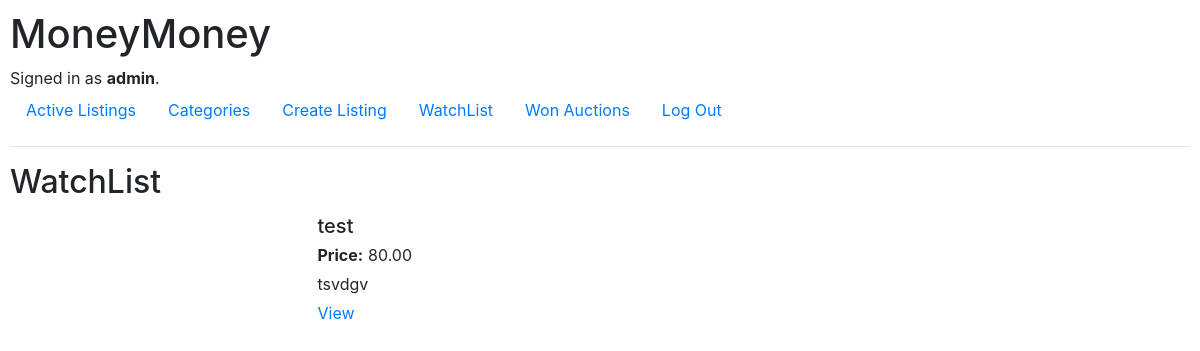
Page /watchlist (signed in) on the earlier database version.
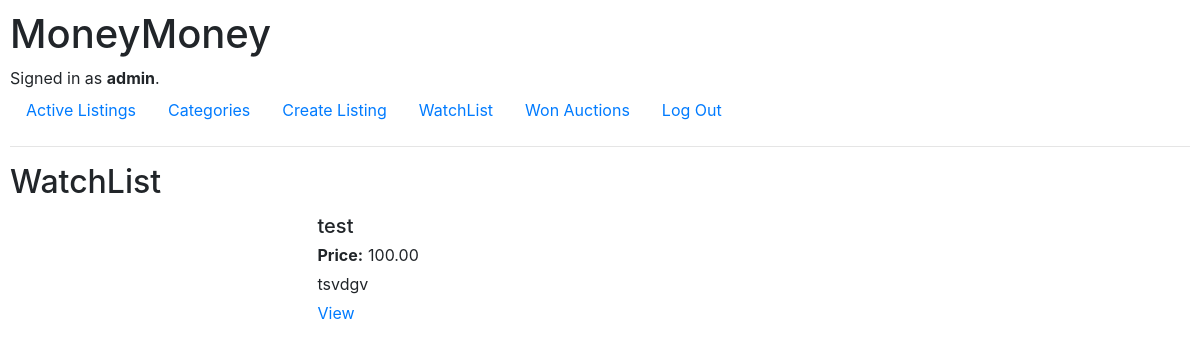
Same page on the later database version.
### auctions/models.py (models this page shows, shortened)
class Listing(models.Model):
    title = models.CharField(max_length=64)
    description = models.TextField()
    starting_price = models.DecimalField(max_digits=10, decimal_places=2)
    current_price = models.DecimalField(max_digits=10, decimal_places=2)
    category = models.ForeignKey(Category, on_delete=models.SET_NULL, null=True, blank=True, related_name="listings")
    image_url = models.URLField(blank=True)
    seller = models.ForeignKey(User, on_delete=models.CASCADE, related_name="possesion")
    status = models.BooleanField(default=True)  # True for active, False for closed
    end_date = models.DateTimeField(null=True, blank=True)
    winner = models.ForeignKey(User, on_delete=models.SET_NULL, null=True, blank=True, related_name="won_auctions")
    created_at = models.DateTimeField(auto_now_add=True)

### auctions/views.py (the view)
# urls.py: path("watchlist", views.watchlist, name="watchlist"),
@login_required
def watchlist(request):
    watchlist_items = WatchList.objects.filter(user=request.user)
    listings = [item.item for item in watchlist_items]
    return render(request, 'auctions/watch.html', {
        "listings": listings
    })

### auctions/templates/auctions/watch.html (shortened to what this page needs)
{% extends 'auctions/layout.html' %}
{% block body %}
<h2>WatchList</h2>
    {% for listing in listings %}
    <div class="row">
        <div class="col-3">
        </div>
        <div class="col-4">
            <h5>{{listing.title}}</h5>
            <b>Price:</b>{{listing.current_price}}
            <p>{{listing.description}}</p>
            <a href="{% url 'listing' title=listing.title %}">View</a>
        </div>
    </div>
    {% empty %}
    <h4>No Listings</h4>
    {% endfor %}
{% endblock %}

Differences in the rows shown:
changed Listing "test": current_price "80.00" → "100.00"
